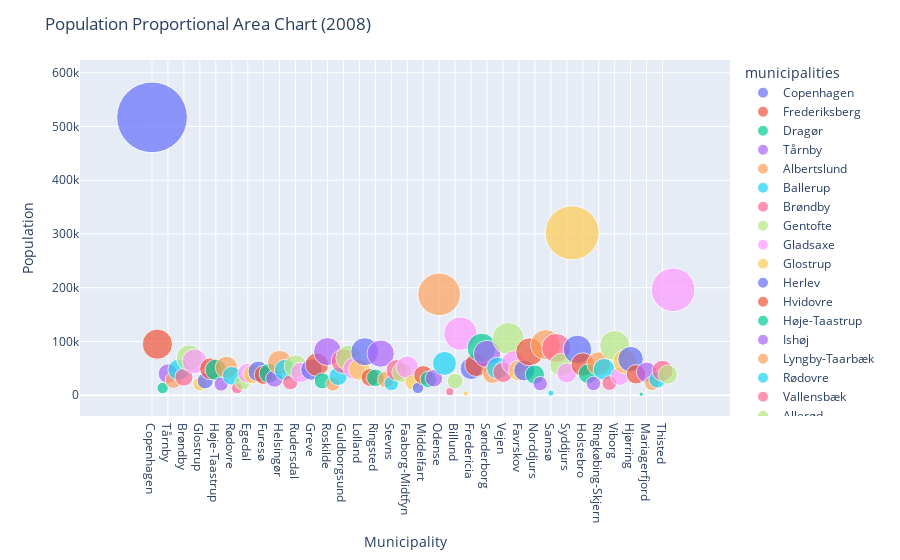

Notebook code for this chart:
### Code cell
from ipywidgets import interact, widgets

# Define the interactive widget for selecting the year
year_widget = widgets.IntSlider(
    value=2008,
    min=2008,
    max=2022,
    step=1,
    description='Year:'
)

# Define the function that creates the proportional area chart
def create_chart(year):
    # Filter the data to only include the selected year
    year_data = pop_year[['municipalities', f'pop_{year}']]
    
    # Calculate the total population for the year
    total_pop = year_data[f'pop_{year}'].sum()
    
    # Calculate the proportional area for each municipality
    year_data['area'] = year_data[f'pop_{year}']/total_pop
    
    # Create the chart using Plotly Express
    fig = px.scatter(year_data, x='municipalities', y=f'pop_{year}', size='area', color='municipalities', size_max=50)
    fig.update_layout(
        title=f'Population Proportional Area Chart ({year})',
        xaxis_title='Municipality',
        yaxis_title='Population',
    )
    fig.show()

# Create the interactive widget
interact(create_chart, year=year_widget)
